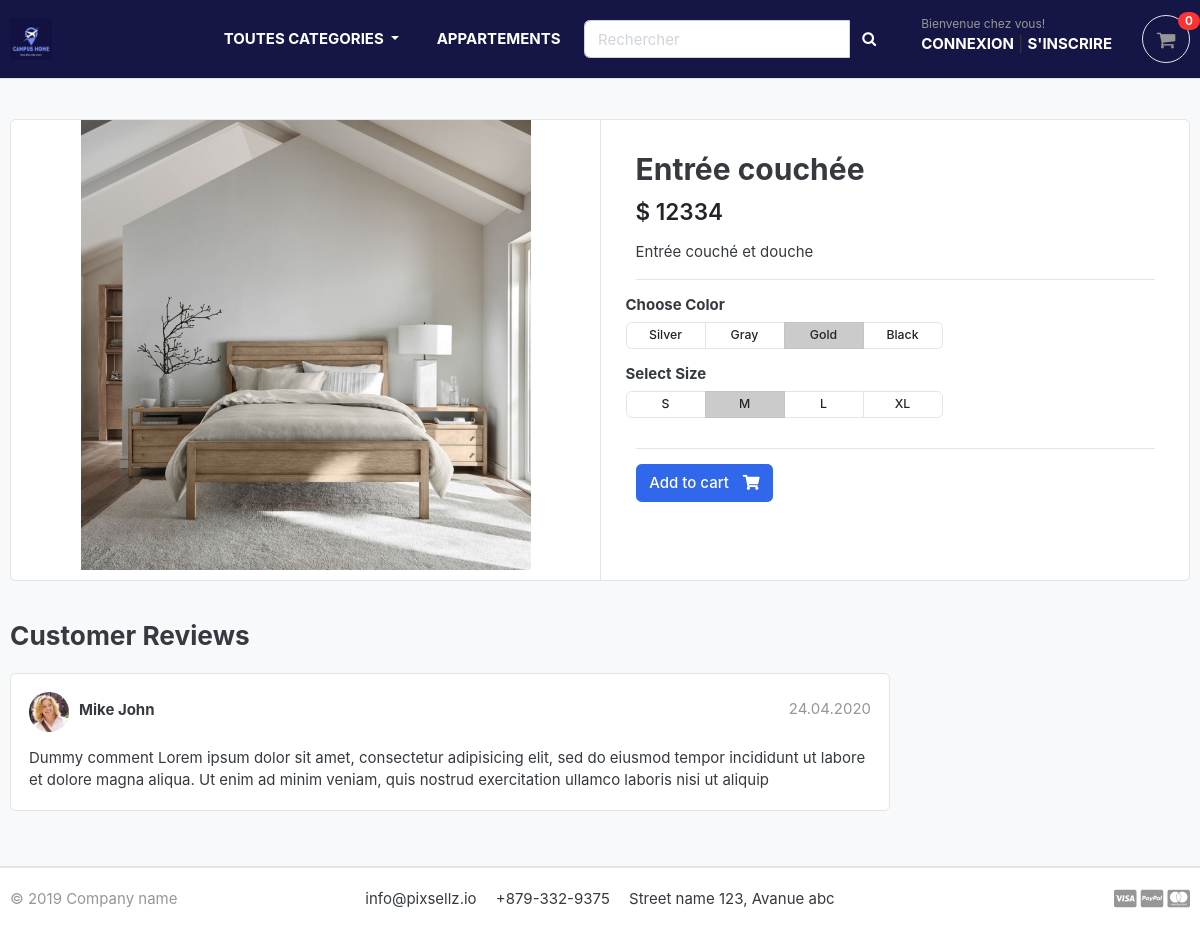
The app's page /store/sanitaire/entree-couchee/ with its own data.
### store/models.py (models this page shows, shortened)
class Product(models.Model):
    product_name = models.CharField(max_length=200, unique=True)
    slug         = models.SlugField(max_length=200, unique=True)
    descritpion  = models.TextField(max_length=500, blank=True)
    price        = models.IntegerField()
    images       = models.ImageField(upload_to = 'photos/products')
    stock        = models.IntegerField()
    is_available = models.BooleanField(default=True)
    category     = models.ForeignKey(Category, on_delete=models.CASCADE)
    created_date = models.DateTimeField(auto_now_add=True)
    modified_date= models.DateTimeField(auto_now_add=True)

### store/views.py (the view)
# urls.py: path('<slug:category_slug>/<slug:product_slug>/', views.product_detail, name='product_detail'),
def product_detail(request, category_slug, product_slug):
    try:
        single_product = Product.objects.get(category__slug=category_slug, slug=product_slug)
    except Exception as e:
        raise e
    context = {
        'single_product': single_product,
    }
    return render(request, 'store/product_detail.html', context)

### app/context_processors.py (called while the page is built)
def menu_links(request):
    links = Category.objects.all()
    return dict(links=links)

### app/models.py (called while the page is built)
    def get_url(self):
        return reverse('products_by_category', args=[self.slug])

### templates/store/product_detail.html
{% extends 'base.html' %}
{% load static %}
{% block content %}
<section class="section-content padding-y bg">
<div class="container">
<div class="card">
	<div class="row no-gutters">
		<aside class="col-md-6">
<article class="gallery-wrap">
	<div class="img-big-wrap">
	   <a href="#"><img src="{{ single_product.images.url}}"></a>
	</div>
</article>
		</aside>
		<main class="col-md-6 border-left">
<article class="content-body">
<h2 class="title">{{ single_product.product_name}}</h2>
<div class="mb-3">
	<var class="price h4">$ {{ single_product.price }} </var>
</div>
<p>{{ single_product.descritpion }}</p>
<hr>
	<div class="row">
		<div class="item-option-select">
			<h6>Choose Color</h6>
			<div class="btn-group btn-group-sm btn-group-toggle" data-toggle="buttons">
			  <label class="btn btn-light">
			    <input type="radio" name="radio_color"> Silver
			  </label>
			  <label class="btn btn-light">
			    <input type="radio" name="radio_color" > Gray
			  </label>
			  <label class="btn btn-light active">
			    <input type="radio" name="radio_color checked"> Gold
			  </label>
			  <label class="btn btn-light">
			    <input type="radio" name="radio_color"> Black
			  </label>
			</div>
		</div>
	</div>
	<div class="row">
		<div class="item-option-select">
			<h6>Select Size</h6>
			<div class="btn-group btn-group-sm btn-group-toggle" data-toggle="buttons">
			  <label class="btn btn-light">
			    <input type="radio" name="radio_color"> S
			  </label>
			  <label class="btn btn-light active">
			    <input type="radio" name="radio_color" checked> M
			  </label>
			  <label class="btn btn-light">
			    <input type="radio" name="radio_color"> L
			  </label>
			  <label class="btn btn-light">
			    <input type="radio" name="radio_color"> XL
			  </label>
			</div>
		</div>
	</div>
	<hr>
	{% if single_product.stock  == 0 %}
	     <h5 class="text-danger">Plus disponibles </h5>
	{% else %}
	    <a href="{% url 'add_carts' single_product.id %}" class="btn  btn-primary"> <span class="text">Add to cart</span> <i class="fas fa-shopping-cart"></i>  </a>
    {% endif %}
	</article>
		</main>
	</div>
</div>
<br>
<div class="row">
			<div class="col-md-9">
	<header class="section-heading">
		<h3>Customer Reviews </h3>
	</header>
	<article class="box mb-3">
		<div class="icontext w-100">
			<img src="{% static './images/avatars/avatar1.jpg' %}" class="img-xs icon rounded-circle">
			<div class="text">
				<span class="date text-muted float-md-right">24.04.2020 </span>
				<h6 class="mb-1">Mike John </h6>
			</div>
		</div>
		<div class="mt-3">
			<p>
				Dummy comment Lorem ipsum dolor sit amet, consectetur adipisicing elit, sed do eiusmod
				tempor incididunt ut labore et dolore magna aliqua. Ut enim ad minim veniam,
				quis nostrud exercitation ullamco laboris nisi ut aliquip
			</p>
		</div>
	</article>
	</div>
</div>
</div>
</section>
{% endblock content %}

### static/css/ui.css (style rules this page uses)
html { font-family: "Inter", sans-serif; font-size: 15px; }
.content-body { flex: 1 1 auto; padding: 2rem 2.3rem; }
.img-xs, .img-sm, .img-md, .img-lg { -o-object-fit: cover; object-fit: cover; flex-shrink: 0; flex-grow: 0; }
.img-xs { width: 40px; height: 40px; }
.padding-y { padding-top: 40px; padding-bottom: 40px; }
var { font-style: normal; }
article:after, .form-group:after { display: block; clear: both; content: ""; }
.bg { background-color: #f8f9fa; }
.section-heading { margin-bottom: 20px; margin-top: 15px; }
p:last-child { margin-bottom: 0; }
.btn-light { background-color: #fff; border-color: #e4e4e4; }
.btn .text + i { margin-left: 10px; }
.icontext { display: inline-flex; align-items: center; vertical-align: middle; }
.icontext .text { width: 100%; line-height: 1.2; }
.icontext .icon { position: relative; margin-right: 10px; flex-shrink: 0; flex-grow: 0; }
.price { font-weight: 600; color: #212529; }
.box { padding: 18px; background: #fff; border-radius: 0.37rem; border: 1px solid #e4e4e4; }
.box img { max-width: 100%; }
.gallery-wrap .img-big-wrap { margin-bottom: 10px; border-radius: 0.37rem; overflow: hidden; background-color: #fff; }
.gallery-wrap .img-big-wrap a { text-align: center; display: block; }
.gallery-wrap .img-big-wrap img { height: 450px; width: auto; display: inline-block; }
.item-option-select { margin-bottom: 1rem; display: inline-block; margin-right: 15px; }
.item-option-select .btn { min-width: 80px; }

### records on screen
Product: images (picture), product_name "Entrée couchée", price "12334", descritpion "Entrée couché et douche"
